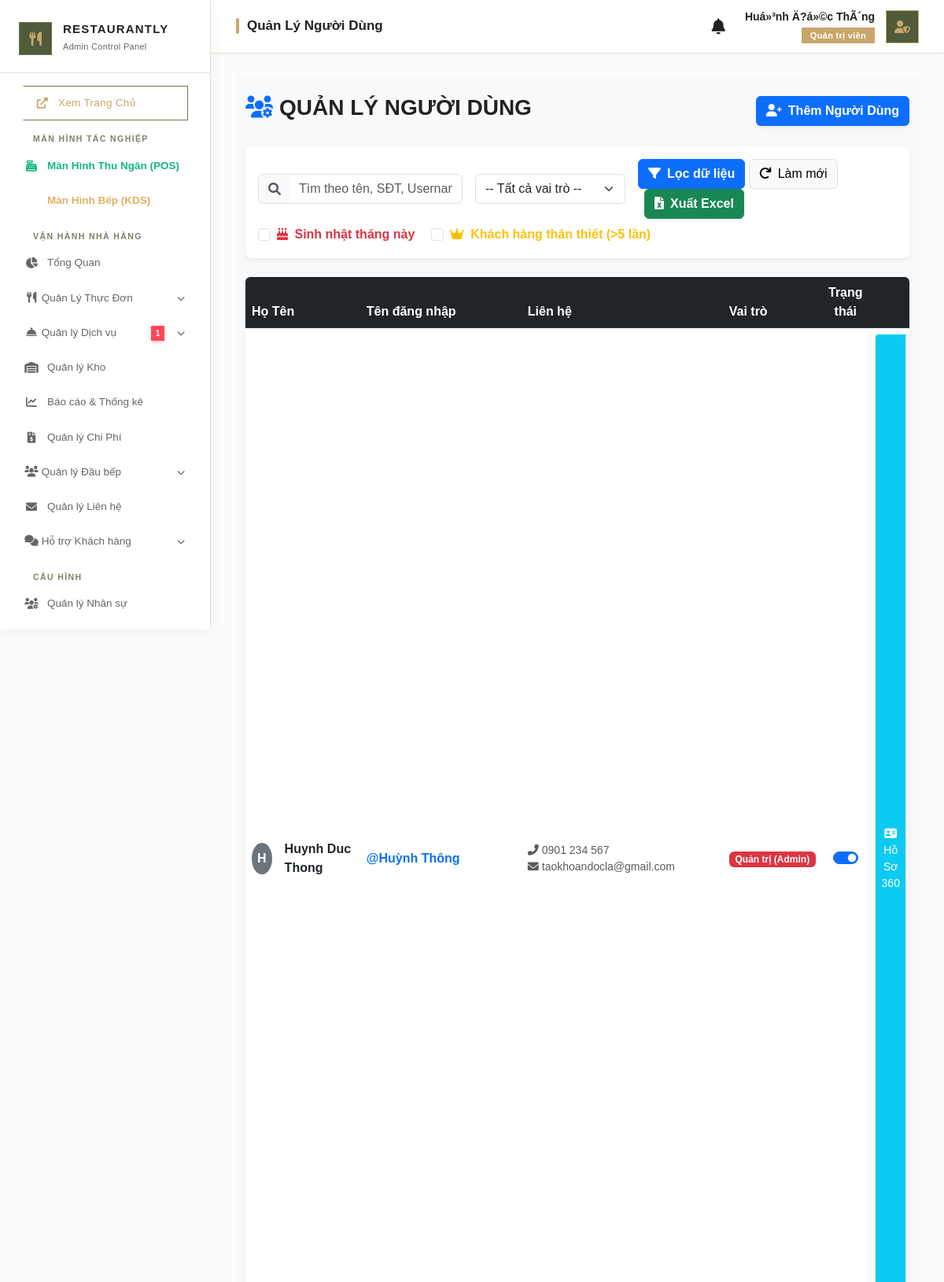
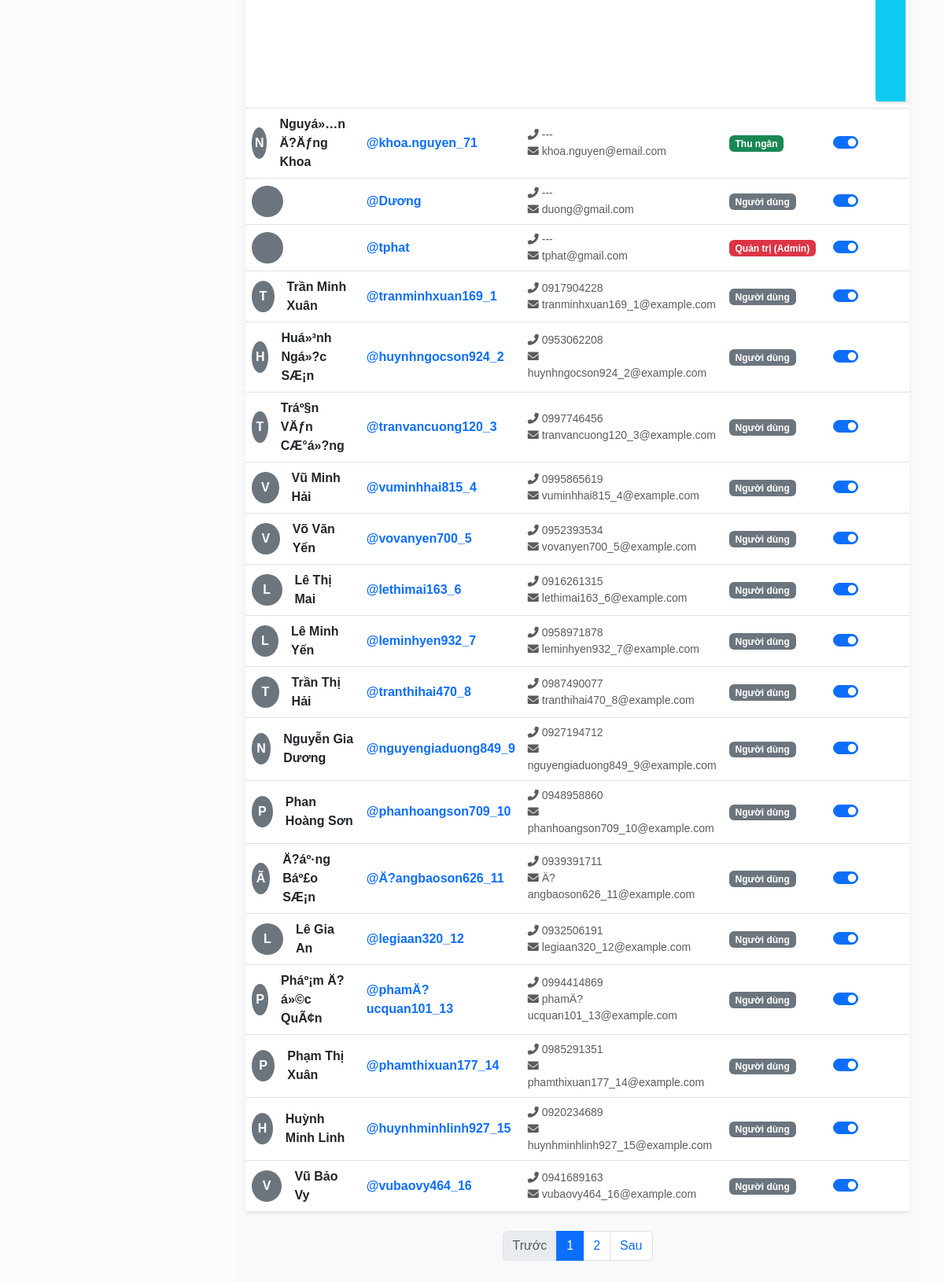
Screenshot of /admin/controllers/UserController.php (signed in) with the database file from the repository (2 pictures, top to bottom).
### tables this page shows
CREATE TABLE `users` (
  `id` int(11) NOT NULL AUTO_INCREMENT,
  `username` varchar(50) NOT NULL,
  `password` varchar(255) NOT NULL,
  `full_name` varchar(100) NOT NULL,
  `avatar` varchar(255) DEFAULT NULL,
  `avatar_blob` longblob DEFAULT NULL,
  `avatar_mime` varchar(50) DEFAULT NULL,
  `phone` varchar(20) DEFAULT NULL,
  `birthday` date DEFAULT NULL,
  `email` varchar(100) DEFAULT NULL,
  `google_id` varchar(255) DEFAULT NULL,
  `role` enum('admin','cashier','chef','waiter','customer','staff') DEFAULT 'customer',
  `is_active` tinyint(1) DEFAULT 1,
  `created_at` datetime DEFAULT current_timestamp(),
  `employee_id` int(11) DEFAULT NULL,
  `doneness` varchar(50) DEFAULT NULL,
  `flavor_profile` varchar(255) DEFAULT NULL,
  `fav_ingredients` varchar(255) DEFAULT NULL,
  `disliked_ingredients` varchar(255) DEFAULT NULL,
  `allergies` varchar(255) DEFAULT NULL,
  `visit_count` int(11) DEFAULT 0,
  `total_spent` decimal(15,2) DEFAULT 0.00,
  `drink_preferences` varchar(255) DEFAULT NULL,
  `nutrition_goals` varchar(255) DEFAULT NULL,
  PRIMARY KEY (`id`),
  KEY `employee_id` (`employee_id`),
  CONSTRAINT `users_ibfk_1` FOREIGN KEY (`employee_id`) REFERENCES `employees` (`id`) ON DELETE SET NULL
);

### admin/controllers/UserController.php (called while the page is built, shortened)
<?php
$db = (new Database())->getConnection();
$search = trim($_GET['search'] ?? '');
$filter_role = $_GET['role'] ?? '';
$page = isset($_GET['page']) ? max(1, (int)$_GET['page']) : 1;
$limit = 20;
$offset = ($page - 1) * $limit;
$where = ["1=1"];
$params = [];
$where_clause = implode(' AND ', $where);
$count_query = "SELECT COUNT(*) FROM users u WHERE $where_clause";
$stmt_count = $db->prepare($count_query);
$stmt_count->execute($params);
$total_records = $stmt_count->fetchColumn();
$total_pages = ceil($total_records / $limit);
$query = "
    SELECT u.*,
           COUNT(DISTINCT sb.id) as total_bookings,
           SUM(CASE WHEN sb.status = 'Completed' THEN sb.total_amount ELSE 0 END) as total_spent,
           vp.name as vip_plan_name
    FROM users u
    LEFT JOIN service_bookings sb ON u.id = sb.user_id
    LEFT JOIN user_vip uv ON u.id = uv.user_id AND uv.status = 'active' AND uv.end_date >= NOW()
    LEFT JOIN vip_plans vp ON uv.plan_id = vp.id
    WHERE $where_clause
    GROUP BY u.id
    ORDER BY u.created_at DESC
    LIMIT $limit OFFSET $offset
";
$stmt_users = $db->prepare($query);
$stmt_users->execute($params);
$users = $stmt_users->fetchAll(PDO::FETCH_ASSOC);
require_once __DIR__ . '/../views/users/user_view.php';

### admin/views/users/user_view.php (the view, shortened to what this page needs)
<?php include __DIR__ . '/../../../public/admin_layout_header.php'; ?>
<div class="container-fluid py-4 bg-light min-vh-100">
    <div class="d-flex justify-content-between align-items-center mb-4 flex-wrap gap-3">
        <h3 class="fw-bold text-uppercase"><i class="fas fa-users-cog me-2 text-primary"></i>Quản Lý Người Dùng</h3>
        <button class="btn btn-primary fw-bold shadow-sm" onclick="openUserModal()"><i class="fas fa-user-plus me-2"></i>Thêm Người Dùng</button>
    </div>
    <div class="card shadow-sm border-0 mb-4 p-3 bg-white">
        <form method="GET" action="UserController.php" class="row g-3 align-items-center">
            <div class="col-md-4">
                <div class="input-group">
                    <span class="input-group-text bg-light border-end-0"><i class="fas fa-search text-muted"></i></span>
                    <input type="text" name="search" class="form-control border-start-0" placeholder="Tìm theo tên, SĐT, Username..." value="<?= htmlspecialchars($search) ?>">
                </div>
            </div>
            <div class="col-md-3">
                <select name="role" class="form-select">
                    <option value="">-- Tất cả vai trò --</option>
                </select>
            </div>
            <div class="col-md-5">
                <button type="submit" class="btn btn-primary fw-bold"><i class="fas fa-filter me-2"></i>Lọc dữ liệu</button>
                <a href="UserController.php" class="btn btn-light border"><i class="fas fa-redo me-2"></i>Làm mới</a>
                <button type="button" class="btn btn-success fw-bold ms-2 shadow-sm" onclick="exportExcel()">
                    <i class="fas fa-file-excel me-2"></i>Xuất Excel
                </button>
            </div>
            <div class="col-12 mt-2">
                <div class="form-check form-check-inline">
                    <input class="form-check-input" type="checkbox" name="filter_birthday" id="filter_birthday" value="1" <?= isset($_GET['filter_birthday']) && $_GET['filter_birthday'] == '1' ? 'checked' : '' ?>>
                    <label class="form-check-label text-danger fw-bold" for="filter_birthday"><i class="fas fa-birthday-cake me-1"></i> Sinh nhật tháng này</label>
                </div>
                <div class="form-check form-check-inline">
                    <input class="form-check-input" type="checkbox" name="filter_loyal" id="filter_loyal" value="1" <?= isset($_GET['filter_loyal']) && $_GET['filter_loyal'] == '1' ? 'checked' : '' ?>>
                    <label class="form-check-label text-warning fw-bold" for="filter_loyal"><i class="fas fa-crown me-1"></i> Khách hàng thân thiết (>5 lần)</label>
                </div>
            </div>
        </form>
    </div>
    <div class="card shadow-sm border-0 overflow-hidden">
        <table class="table table-hover align-middle mb-0">
            <thead class="table-dark">
                <tr>
                    <th>Họ Tên</th>
                    <th>Tên đăng nhập</th>
                    <th>Liên hệ</th>
                    <th>Vai trò</th>
                    <th class="text-center">Trạng thái</th>
                    <th class="text-end">Thao tác</th>
                </tr>
            </thead>
            <tbody class="bg-white">
                <?php foreach ($users as $u): ?>
                    <tr>
                        <td>
                            <div class="d-flex align-items-center">
                                <div class="bg-secondary text-white rounded-circle d-flex justify-content-center align-items-center me-3" style="width: 40px; height: 40px; font-weight: bold;">
                                    <?= strtoupper(substr($u['full_name'], 0, 1)) ?>
                                </div>
                                <strong><?= htmlspecialchars($u['full_name']) ?></strong>
                            </div>
                        </td>
                        <td class="fw-bold text-primary">@<?= htmlspecialchars($u['username']) ?></td>
                        <td>
                            <div class="small text-muted"><i class="fas fa-phone-alt me-1"></i><?= htmlspecialchars($u['phone'] ?? '---') ?></div>
                            <div class="small text-muted"><i class="fas fa-envelope me-1"></i><?= htmlspecialchars($u['email'] ?? '---') ?></div>
                        </td>
                        <td>
                            <?php
                            $roles = [
                                'admin' => ['bg-danger', 'Quản trị (Admin)'],
                                'cashier' => ['bg-success', 'Thu ngân'],
                                'chef' => ['bg-warning text-dark', 'Bếp'],
                                'waiter' => ['bg-info text-dark', 'Phục vụ']
                            ];
                            $role_key = $u['role'] ?? '';
                            $role_data = $roles[$role_key] ?? ['bg-secondary', 'Người dùng'];
                            $role_badge = $role_data[0];
                            $role_name = $role_data[1];
                            ?>
                            <span class="badge <?= $role_badge ?>"><?= $role_name ?></span>
                        </td>
                        <td class="text-center">
                            <div class="form-check form-switch d-flex justify-content-center">
                                <input class="form-check-input toggle-status" type="checkbox" role="switch"
                                    data-id="<?= $u['id'] ?>" <?= $u['is_active'] ? 'checked' : '' ?>
                                    <?= ($u['id'] == $_SESSION['user_id']) ? 'disabled' : '' ?>>
                            </div>
                        </td>
                        <td class="text-end">
                            <div class="btn-group shadow-sm">
                                <button class="btn btn-sm btn-info text-white border-0 shadow-sm" onclick='openCrmModal(<?= htmlspecialchars(json_encode([
                                    "id" => $u["id"],
                                    "doneness" => $u["doneness"] ?? "",
                                    "flavor" => $u["flavor_profile"] ?? "",
                                    "fav" => $u["fav_ingredients"] ?? "",
                                    "dislike" => $u["disliked_ingredients"] ?? "",
                                    "allergies" => $u["allergies"] ?? "",
                                    "name" => $u["full_name"],
                                    "total_bookings" => $u["total_bookings"] ?? 0,
                                    "total_spent" => $u["total_spent"] ?? 0,
                                    "vip_plan" => $u["vip_plan_name"] ?? null
                                ])) ?>)' title="Customer 360 View"><i class="fas fa-address-card"></i> Hồ Sơ 360</button>
                                <button class="btn btn-sm btn-light border" onclick='openEditModal(<?= json_encode($u) ?>)' title="Sửa thông tin"><i class="fas fa-edit text-primary"></i> Sửa</button>
                            </div>
                        </td>
                    </tr>
                <?php endforeach; ?>
            </tbody>
        </table>
    </div>
    <?php if ($total_pages > 1): ?>
        <nav aria-label="Page navigation" class="mt-4">
            <ul class="pagination justify-content-center">
                <li class="page-item <?= ($page <= 1) ? 'disabled' : '' ?>">
                    <a class="page-link" href="?page=<?= $page - 1 ?>&search=<?= urlencode($search) ?>&role=<?= urlencode($filter_role) ?>">Trước</a>
                </li>
                <?php for ($i = 1; $i <= $total_pages; $i++): ?>
                    <li class="page-item <?= ($page == $i) ? 'active' : '' ?>">
                        <a class="page-link" href="?page=<?= $i ?>&search=<?= urlencode($search) ?>&role=<?= urlencode($filter_role) ?>"><?= $i ?></a>
                    </li>
                <?php endfor; ?>
                <li class="page-item <?= ($page >= $total_pages) ? 'disabled' : '' ?>">
                    <a class="page-link" href="?page=<?= $page + 1 ?>&search=<?= urlencode($search) ?>&role=<?= urlencode($filter_role) ?>">Sau</a>
                </li>
            </ul>
        </nav>
    <?php endif; ?>
</div>

### public/admin_layout_header.php (style rules this page uses)
:root { --sidebar-bg: #ffffff; --sidebar-border: #e8e1d5; --topbar-bg: #ffffff; --accent-color: #C9A66B; --accent-green: #4F5B3A; --accent-green-light: #6A7A4E; --text-sidebar: #222222; --text-sidebar-muted: #666666; --text-main: #222222; --text-muted: #777777; --bg-main: #fcfcfc; --shadow-sm: 0 1px 3px rgba(0, 0, 0, 0.04); --shadow-md: 0 4px 16px rgba(0, 0, 0, 0.05); }
* { box-sizing: border-box; }
body { font-family: 'Plus Jakarta Sans', sans-serif; background-color: var(--bg-main); overflow-x: hidden; color: var(--text-main); }

### rows the page displays
users: full_name "H", full_name "Huynh Duc Thong", username "Huỳnh Thông", phone "0901 234 567", email "taokhoandocla@gmail.com", role "Quản trị (Admin)", is_active "☑"
users: full_name "N", full_name "Nguyá»…n Ä?Äƒng Khoa", username "khoa.nguyen_71", phone "---", email "khoa.nguyen@email.com", role "Thu ngân", is_active "☑"
users: username "Dương", phone "---", email "duong@gmail.com", role "Người dùng", is_active "☑"
users: username "tphat", phone "---", email "tphat@gmail.com", role "Quản trị (Admin)", is_active "☑"
users: full_name "T", full_name "Trần Minh Xuân", username "tranminhxuan169_1", phone "0917904228", email "tranminhxuan169_1@example.com", role "Người dùng", is_active "☑"
users: full_name "H", full_name "Huá»³nh Ngá»?c SÆ¡n", username "huynhngocson924_2", phone "0953062208", email "huynhngocson924_2@example.com", role "Người dùng", is_active "☑"
users: full_name "T", full_name "Tráº§n VÄƒn CÆ°á»?ng", username "tranvancuong120_3", phone "0997746456", email "tranvancuong120_3@example.com", role "Người dùng", is_active "☑"
users: full_name "V", full_name "Vũ Minh Hải", username "vuminhhai815_4", phone "0995865619", email "vuminhhai815_4@example.com", role "Người dùng", is_active "☑"
users: full_name "V", full_name "Võ Văn Yến", username "vovanyen700_5", phone "0952393534", email "vovanyen700_5@example.com", role "Người dùng", is_active "☑"
users: full_name "L", full_name "Lê Thị Mai", username "lethimai163_6", phone "0916261315", email "lethimai163_6@example.com", role "Người dùng", is_active "☑"
users: full_name "L", full_name "Lê Minh Yến", username "leminhyen932_7", phone "0958971878", email "leminhyen932_7@example.com", role "Người dùng", is_active "☑"
users: full_name "T", full_name "Trần Thị Hải", username "tranthihai470_8", phone "0987490077", email "tranthihai470_8@example.com", role "Người dùng", is_active "☑"
users: full_name "N", full_name "Nguyễn Gia Dương", username "nguyengiaduong849_9", phone "0927194712", email "nguyengiaduong849_9@example.com", role "Người dùng", is_active "☑"
users: full_name "P", full_name "Phan Hoàng Sơn", username "phanhoangson709_10", phone "0948958860", email "phanhoangson709_10@example.com", role "Người dùng", is_active "☑"
users: full_name "Ã", full_name "Ä?áº·ng Báº£o SÆ¡n", username "Ä?angbaoson626_11", phone "0939391711", email "Ä?angbaoson626_11@example.com", role "Người dùng", is_active "☑"
users: full_name "L", full_name "Lê Gia An", username "legiaan320_12", phone "0932506191", email "legiaan320_12@example.com", role "Người dùng", is_active "☑"
users: full_name "P", full_name "Pháº¡m Ä?á»©c QuÃ¢n", username "phamÄ?ucquan101_13", phone "0994414869", email "phamÄ?ucquan101_13@example.com", role "Người dùng", is_active "☑"
users: full_name "P", full_name "Phạm Thị Xuân", username "phamthixuan177_14", phone "0985291351", email "phamthixuan177_14@example.com", role "Người dùng", is_active "☑"
users: full_name "H", full_name "Huỳnh Minh Linh", username "huynhminhlinh927_15", phone "0920234689", email "huynhminhlinh927_15@example.com", role "Người dùng", is_active "☑"
users: full_name "V", full_name "Vũ Bảo Vy", username "vubaovy464_16", phone "0941689163", email "vubaovy464_16@example.com", role "Người dùng", is_active "☑"

### other values shown
$pending_services_count "1"
$page_titles[$current_page] "Quản Lý Người Dùng"
$_SESSION['username'] "Huá»³nh Ä?á»©c ThÃ´ng"
